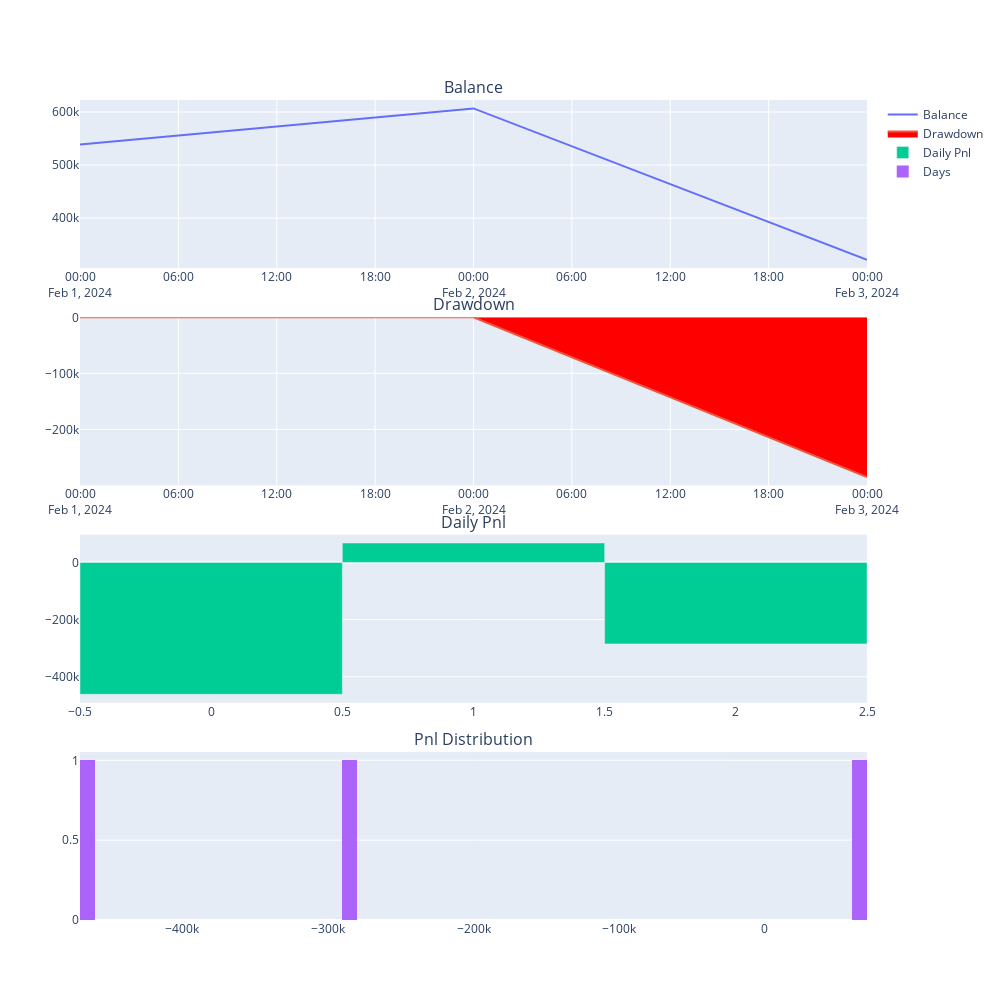

Source (notebook cell):
### Code cell
engine.show_chart()

# # 优化（如有）
# setting = OptimizationSetting()
# setting.set_target("sharpe_ratio")
# setting.add_parameter("atr_length", 25, 27, 1)
# setting.add_parameter("atr_ma_length", 10, 30, 10)

# engine.run_ga_optimization(setting)
# engine.run_bf_optimization(setting)

### Figure 1 — Plotly figure (JSON) as saved in the notebook; plotly's stock layout.template omitted (floating-point values rounded to 4 significant figures)
{"data": [{"mode": "lines", "name": "Balance", "type": "scatter", "x": ["2024-02-01", "2024-02-02", "2024-02-03"], "xaxis": "x", "y": [538700.0, 606700.0, 321800.0], "yaxis": "y"}, {"fill": "tozeroy", "fillcolor": "red", "mode": "lines", "name": "Drawdown", "type": "scatter", "x": ["2024-02-01", "2024-02-02", "2024-02-03"], "xaxis": "x2", "y": [0.0, 0.0, -284900.0], "yaxis": "y2"}, {"name": "Daily Pnl", "type": "bar", "xaxis": "x3", "y": [-461300.0, 67990.0, -284900.0], "yaxis": "y3"}, {"name": "Days", "nbinsx": 100, "type": "histogram", "x": [-461300.0, 67990.0, -284900.0], "xaxis": "x4", "yaxis": "y4"}], "layout": {"annotations": [{"font": {"size": 16}, "showarrow": false, "text": "Balance", "x": 0.5, "xanchor": "center", "xref": "paper", "y": 1, "yanchor": "bottom", "yref": "paper"}, {"font": {"size": 16}, "showarrow": false, "text": "Drawdown", "x": 0.5, "xanchor": "center", "xref": "paper", "y": 0.735, "yanchor": "bottom", "yref": "paper"}, {"font": {"size": 16}, "showarrow": false, "text": "Daily Pnl", "x": 0.5, "xanchor": "center", "xref": "paper", "y": 0.47, "yanchor": "bottom", "yref": "paper"}, {"font": {"size": 16}, "showarrow": false, "text": "Pnl Distribution", "x": 0.5, "xanchor": "center", "xref": "paper", "y": 0.205, "yanchor": "bottom", "yref": "paper"}], "height": 1000, "width": 1000, "xaxis": {"anchor": "y", "domain": [0, 1]}, "xaxis2": {"anchor": "y2", "domain": [0, 1]}, "xaxis3": {"anchor": "y3", "domain": [0, 1]}, "xaxis4": {"anchor": "y4", "domain": [0, 1]}, "yaxis": {"anchor": "x", "domain": [0.795, 1]}, "yaxis2": {"anchor": "x2", "domain": [0.53, 0.735]}, "yaxis3": {"anchor": "x3", "domain": [0.265, 0.47]}, "yaxis4": {"anchor": "x4", "domain": [0, 0.205]}}}
